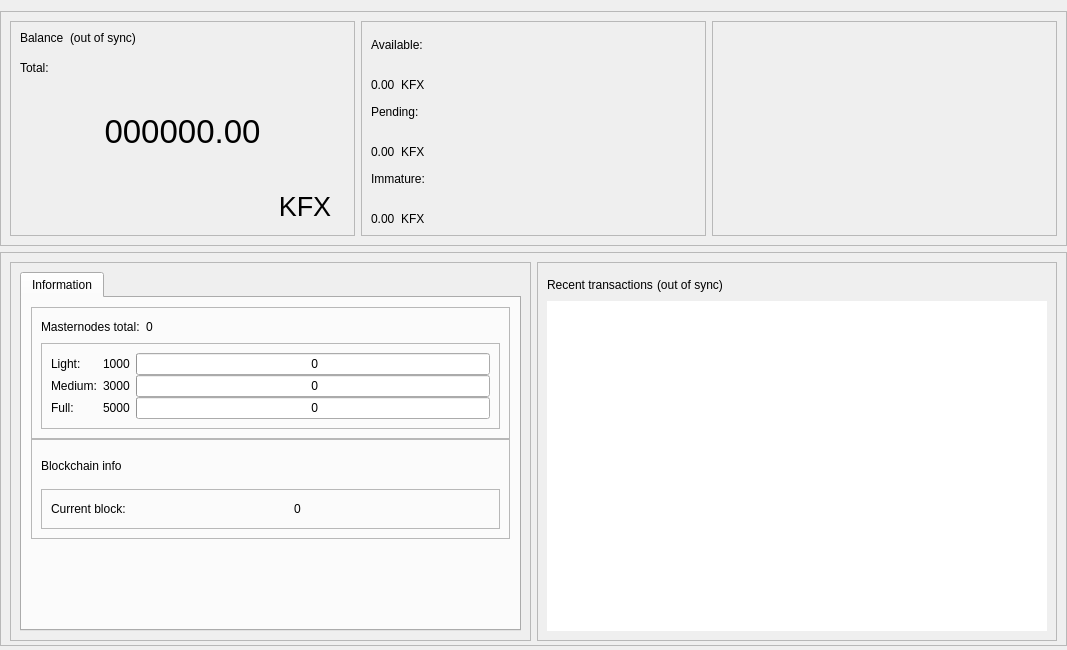
<?xml version="1.0" encoding="UTF-8"?>
<ui version="4.0">
 <class>OverviewPage</class>
 <widget class="QWidget" name="OverviewPage">
  <property name="geometry">
   <rect>
    <x>0</x>
    <y>0</y>
    <width>1067</width>
    <height>650</height>
   </rect>
  </property>
  <property name="minimumSize">
   <size>
    <width>960</width>
    <height>0</height>
   </size>
  </property>
  <property name="windowTitle">
   <string>Form</string>
  </property>
  <layout class="QVBoxLayout" name="topLayout">
   <property name="leftMargin">
    <number>0</number>
   </property>
   <property name="rightMargin">
    <number>0</number>
   </property>
   <property name="bottomMargin">
    <number>4</number>
   </property>
   <item>
    <layout class="QVBoxLayout" name="verticalLayout_main">
     <property name="sizeConstraint">
      <enum>QLayout::SetDefaultConstraint</enum>
     </property>
     <property name="leftMargin">
      <number>0</number>
     </property>
     <property name="rightMargin">
      <number>0</number>
     </property>
     <item>
      <widget class="QFrame" name="frame_blue">
       <property name="enabled">
        <bool>true</bool>
       </property>
       <property name="sizePolicy">
        <sizepolicy hsizetype="Preferred" vsizetype="Preferred">
         <horstretch>0</horstretch>
         <verstretch>0</verstretch>
        </sizepolicy>
       </property>
       <property name="minimumSize">
        <size>
         <width>1065</width>
         <height>220</height>
        </size>
       </property>
       <property name="maximumSize">
        <size>
         <width>16777215</width>
         <height>16777215</height>
        </size>
       </property>
       <property name="sizeIncrement">
        <size>
         <width>0</width>
         <height>0</height>
        </size>
       </property>
       <property name="baseSize">
        <size>
         <width>0</width>
         <height>500</height>
        </size>
       </property>
       <property name="frameShape">
        <enum>QFrame::StyledPanel</enum>
       </property>
       <property name="frameShadow">
        <enum>QFrame::Raised</enum>
       </property>
       <layout class="QHBoxLayout" name="horizontalLayout">
        <item>
         <widget class="QFrame" name="frame_blue_1">
          <property name="minimumSize">
           <size>
            <width>345</width>
            <height>200</height>
           </size>
          </property>
          <property name="maximumSize">
           <size>
            <width>16777215</width>
            <height>16777215</height>
           </size>
          </property>
          <property name="frameShape">
           <enum>QFrame::StyledPanel</enum>
          </property>
          <property name="frameShadow">
           <enum>QFrame::Raised</enum>
          </property>
          <layout class="QHBoxLayout" name="horizontalLayout_2">
           <item>
            <layout class="QVBoxLayout" name="verticalLayout">
             <item>
              <layout class="QHBoxLayout" name="horizontalLayout_3">
               <property name="spacing">
                <number>6</number>
               </property>
               <property name="sizeConstraint">
                <enum>QLayout::SetFixedSize</enum>
               </property>
               <item>
                <widget class="QLabel" name="label_5">
                 <property name="minimumSize">
                  <size>
                   <width>0</width>
                   <height>24</height>
                  </size>
                 </property>
                 <property name="maximumSize">
                  <size>
                   <width>16777215</width>
                   <height>24</height>
                  </size>
                 </property>
                 <property name="text">
                  <string>Balance</string>
                 </property>
                 <property name="alignment">
                  <set>Qt::AlignLeading|Qt::AlignLeft|Qt::AlignTop</set>
                 </property>
                </widget>
               </item>
               <item>
                <widget class="QLabel" name="labelWalletStatus">
                 <property name="minimumSize">
                  <size>
                   <width>0</width>
                   <height>24</height>
                  </size>
                 </property>
                 <property name="maximumSize">
                  <size>
                   <width>16777215</width>
                   <height>24</height>
                  </size>
                 </property>
                 <property name="text">
                  <string>(out of sync)</string>
                 </property>
                 <property name="alignment">
                  <set>Qt::AlignLeading|Qt::AlignLeft|Qt::AlignTop</set>
                 </property>
                </widget>
               </item>
               <item>
                <spacer name="horizontalSpacer">
                 <property name="orientation">
                  <enum>Qt::Horizontal</enum>
                 </property>
                 <property name="sizeHint" stdset="0">
                  <size>
                   <width>40</width>
                   <height>20</height>
                  </size>
                 </property>
                </spacer>
               </item>
              </layout>
             </item>
             <item>
              <widget class="QLabel" name="labelTotalText">
               <property name="maximumSize">
                <size>
                 <width>16777215</width>
                 <height>15</height>
                </size>
               </property>
               <property name="text">
                <string>Total:</string>
               </property>
              </widget>
             </item>
             <item>
              <widget class="QLabel" name="labelTotal">
               <property name="sizePolicy">
                <sizepolicy hsizetype="Preferred" vsizetype="Preferred">
                 <horstretch>0</horstretch>
                 <verstretch>0</verstretch>
                </sizepolicy>
               </property>
               <property name="minimumSize">
                <size>
                 <width>0</width>
                 <height>100</height>
                </size>
               </property>
               <property name="maximumSize">
                <size>
                 <width>16777215</width>
                 <height>100</height>
                </size>
               </property>
               <property name="font">
                <font>
                 <pointsize>25</pointsize>
                 <weight>50</weight>
                 <bold>false</bold>
                </font>
               </property>
               <property name="mouseTracking">
                <bool>false</bool>
               </property>
               <property name="text">
                <string>000000.00</string>
               </property>
               <property name="alignment">
                <set>Qt::AlignCenter</set>
               </property>
              </widget>
             </item>
             <item>
              <layout class="QHBoxLayout" name="horizontalLayout_11">
               <item>
                <spacer name="horizontalSpacer_8">
                 <property name="orientation">
                  <enum>Qt::Horizontal</enum>
                 </property>
                 <property name="sizeHint" stdset="0">
                  <size>
                   <width>40</width>
                   <height>20</height>
                  </size>
                 </property>
                </spacer>
               </item>
               <item>
                <widget class="QPushButton" name="blabel_KnoxFS">
                 <property name="font">
                  <font>
                   <pointsize>20</pointsize>
                   <italic>false</italic>
                   <kerning>true</kerning>
                  </font>
                 </property>
                 <property name="cursor">
                  <cursorShape>PointingHandCursor</cursorShape>
                 </property>
                 <property name="text">
                  <string>KFX</string>
                 </property>
                 <property name="flat">
                  <bool>true</bool>
                 </property>
                </widget>
               </item>
              </layout>
             </item>
            </layout>
           </item>
          </layout>
         </widget>
        </item>
        <item>
         <widget class="QFrame" name="frame_blue_2">
          <property name="minimumSize">
           <size>
            <width>345</width>
            <height>200</height>
           </size>
          </property>
          <property name="maximumSize">
           <size>
            <width>16777215</width>
            <height>16777215</height>
           </size>
          </property>
          <property name="frameShape">
           <enum>QFrame::StyledPanel</enum>
          </property>
          <property name="frameShadow">
           <enum>QFrame::Raised</enum>
          </property>
          <layout class="QVBoxLayout" name="verticalLayout_3">
           <item>
            <layout class="QVBoxLayout" name="verticalLayout_2">
             <item>
              <widget class="QLabel" name="labelBalanceText">
               <property name="text">
                <string>Available:</string>
               </property>
              </widget>
             </item>
             <item>
              <layout class="QHBoxLayout" name="horizontalLayout_4">
               <item>
                <widget class="QLabel" name="labelBalance">
                 <property name="text">
                  <string>0.00</string>
                 </property>
                 <property name="alignment">
                  <set>Qt::AlignBottom|Qt::AlignLeading|Qt::AlignLeft</set>
                 </property>
                </widget>
               </item>
               <item>
                <widget class="QLabel" name="label_KnoxFS2">
                 <property name="text">
                  <string>KFX</string>
                 </property>
                 <property name="alignment">
                  <set>Qt::AlignBottom|Qt::AlignLeading|Qt::AlignLeft</set>
                 </property>
                </widget>
               </item>
               <item>
                <spacer name="horizontalSpacer_3">
                 <property name="orientation">
                  <enum>Qt::Horizontal</enum>
                 </property>
                 <property name="sizeHint" stdset="0">
                  <size>
                   <width>40</width>
                   <height>20</height>
                  </size>
                 </property>
                </spacer>
               </item>
              </layout>
             </item>
             <item>
              <widget class="QLabel" name="labelPendingText">
               <property name="text">
                <string>Pending:</string>
               </property>
              </widget>
             </item>
             <item>
              <layout class="QHBoxLayout" name="horizontalLayout_5">
               <item>
                <widget class="QLabel" name="labelUnconfirmed">
                 <property name="text">
                  <string>0.00</string>
                 </property>
                 <property name="alignment">
                  <set>Qt::AlignBottom|Qt::AlignLeading|Qt::AlignLeft</set>
                 </property>
                </widget>
               </item>
               <item>
                <widget class="QLabel" name="label_KnoxFS3">
                 <property name="text">
                  <string>KFX</string>
                 </property>
                 <property name="alignment">
                  <set>Qt::AlignBottom|Qt::AlignLeading|Qt::AlignLeft</set>
                 </property>
                </widget>
               </item>
               <item>
                <spacer name="horizontalSpacer_4">
                 <property name="orientation">
                  <enum>Qt::Horizontal</enum>
                 </property>
                 <property name="sizeHint" stdset="0">
                  <size>
                   <width>40</width>
                   <height>20</height>
                  </size>
                 </property>
                </spacer>
               </item>
              </layout>
             </item>
             <item>
              <widget class="QLabel" name="labelImmatureText">
               <property name="text">
                <string>Immature:</string>
               </property>
              </widget>
             </item>
             <item>
              <layout class="QHBoxLayout" name="horizontalLayout_6">
               <item>
                <widget class="QLabel" name="labelImmature">
                 <property name="text">
                  <string>0.00</string>
                 </property>
                 <property name="alignment">
                  <set>Qt::AlignBottom|Qt::AlignLeading|Qt::AlignLeft</set>
                 </property>
                </widget>
               </item>
               <item>
                <widget class="QLabel" name="label_KnoxFS4">
                 <property name="text">
                  <string>KFX</string>
                 </property>
                 <property name="alignment">
                  <set>Qt::AlignBottom|Qt::AlignLeading|Qt::AlignLeft</set>
                 </property>
                </widget>
               </item>
               <item>
                <spacer name="horizontalSpacer_5">
                 <property name="orientation">
                  <enum>Qt::Horizontal</enum>
                 </property>
                 <property name="sizeHint" stdset="0">
                  <size>
                   <width>40</width>
                   <height>20</height>
                  </size>
                 </property>
                </spacer>
               </item>
              </layout>
             </item>
            </layout>
           </item>
          </layout>
         </widget>
        </item>
        <item>
         <spacer name="horizontalSpacer_9">
          <property name="orientation">
           <enum>Qt::Horizontal</enum>
          </property>
          <property name="sizeHint" stdset="0">
           <size>
            <width>40</width>
            <height>20</height>
           </size>
          </property>
         </spacer>
        </item>
        <item>
         <widget class="QFrame" name="frame_blue_3">
          <property name="minimumSize">
           <size>
            <width>345</width>
            <height>200</height>
           </size>
          </property>
          <property name="maximumSize">
           <size>
            <width>16777215</width>
            <height>16777215</height>
           </size>
          </property>
          <property name="frameShape">
           <enum>QFrame::StyledPanel</enum>
          </property>
          <property name="frameShadow">
           <enum>QFrame::Raised</enum>
          </property>
          <layout class="QVBoxLayout" name="verticalLayout_5">
           <item>
            <layout class="QVBoxLayout" name="verticalLayout_4"/>
           </item>
          </layout>
         </widget>
        </item>
       </layout>
      </widget>
     </item>
     <item>
      <widget class="QFrame" name="frame_bottom">
       <property name="minimumSize">
        <size>
         <width>0</width>
         <height>100</height>
        </size>
       </property>
       <property name="maximumSize">
        <size>
         <width>16777215</width>
         <height>16777215</height>
        </size>
       </property>
       <property name="frameShape">
        <enum>QFrame::StyledPanel</enum>
       </property>
       <property name="frameShadow">
        <enum>QFrame::Raised</enum>
       </property>
       <layout class="QHBoxLayout" name="horizontalLayout_7">
        <property name="bottomMargin">
         <number>4</number>
        </property>
        <item>
         <widget class="QFrame" name="frame_bottom_1">
          <property name="minimumSize">
           <size>
            <width>355</width>
            <height>100</height>
           </size>
          </property>
          <property name="maximumSize">
           <size>
            <width>16777215</width>
            <height>16777215</height>
           </size>
          </property>
          <property name="frameShape">
           <enum>QFrame::StyledPanel</enum>
          </property>
          <property name="frameShadow">
           <enum>QFrame::Raised</enum>
          </property>
          <layout class="QVBoxLayout" name="verticalLayout_9">
           <property name="bottomMargin">
            <number>9</number>
           </property>
           <item>
            <layout class="QVBoxLayout" name="verticalLayout_7">
             <item>
              <widget class="QTabWidget" name="AdditionalFeatures">
               <property name="currentIndex">
                <number>1</number>
               </property>
               <property name="tabBarAutoHide">
                <bool>false</bool>
               </property>
               <widget class="QWidget" name="TabInformation">
                <attribute name="title">
                 <string>Information</string>
                </attribute>
                <layout class="QVBoxLayout" name="verticalLayout_13">
                 <item>
                  <layout class="QVBoxLayout" name="verticalLayout_11">
                   <property name="spacing">
                    <number>0</number>
                   </property>
                   <item>
                    <layout class="QVBoxLayout" name="verticalLayout_16"/>
                   </item>
                   <item>
                    <widget class="QFrame" name="frameMnInfo">
                     <property name="minimumSize">
                      <size>
                       <width>0</width>
                       <height>100</height>
                      </size>
                     </property>
                     <property name="frameShape">
                      <enum>QFrame::StyledPanel</enum>
                     </property>
                     <property name="frameShadow">
                      <enum>QFrame::Raised</enum>
                     </property>
                     <layout class="QVBoxLayout" name="verticalLayout_17">
                      <item>
                       <layout class="QHBoxLayout" name="horizontalLayout_9">
                        <item>
                         <widget class="QLabel" name="labelMnTotal">
                          <property name="minimumSize">
                           <size>
                            <width>0</width>
                            <height>0</height>
                           </size>
                          </property>
                          <property name="maximumSize">
                           <size>
                            <width>16777215</width>
                            <height>16777215</height>
                           </size>
                          </property>
                          <property name="text">
                           <string>Masternodes total:</string>
                          </property>
                         </widget>
                        </item>
                        <item>
                         <widget class="QLabel" name="labelMnTotal_Value">
                          <property name="text">
                           <string>0</string>
                          </property>
                         </widget>
                        </item>
                        <item>
                         <spacer name="horizontalSpacer_7">
                          <property name="orientation">
                           <enum>Qt::Horizontal</enum>
                          </property>
                          <property name="sizeHint" stdset="0">
                           <size>
                            <width>40</width>
                            <height>20</height>
                           </size>
                          </property>
                         </spacer>
                        </item>
                       </layout>
                      </item>
                      <item>
                       <widget class="QFrame" name="frameMnInfoLevels">
                        <property name="minimumSize">
                         <size>
                          <width>0</width>
                          <height>80</height>
                         </size>
                        </property>
                        <property name="frameShape">
                         <enum>QFrame::StyledPanel</enum>
                        </property>
                        <property name="frameShadow">
                         <enum>QFrame::Raised</enum>
                        </property>
                        <layout class="QGridLayout" name="gridLayout_2">
                         <property name="horizontalSpacing">
                          <number>6</number>
                         </property>
                         <property name="verticalSpacing">
                          <number>0</number>
                         </property>
                         <item row="0" column="2">
                          <widget class="QProgressBar" name="graphMN1">
                           <property name="minimumSize">
                            <size>
                             <width>0</width>
                             <height>20</height>
                            </size>
                           </property>
                           <property name="maximumSize">
                            <size>
                             <width>16777215</width>
                             <height>16777215</height>
                            </size>
                           </property>
                           <property name="value">
                            <number>0</number>
                           </property>
                           <property name="format">
                            <string> %v</string>
                           </property>
                          </widget>
                         </item>
                         <item row="1" column="2">
                          <widget class="QProgressBar" name="graphMN2">
                           <property name="minimumSize">
                            <size>
                             <width>0</width>
                             <height>20</height>
                            </size>
                           </property>
                           <property name="maximumSize">
                            <size>
                             <width>16777215</width>
                             <height>16777215</height>
                            </size>
                           </property>
                           <property name="value">
                            <number>0</number>
                           </property>
                           <property name="format">
                            <string> %v</string>
                           </property>
                          </widget>
                         </item>
                         <item row="3" column="2">
                          <widget class="QProgressBar" name="graphMN3">
                           <property name="minimumSize">
                            <size>
                             <width>0</width>
                             <height>20</height>
                            </size>
                           </property>
                           <property name="maximumSize">
                            <size>
                             <width>16777215</width>
                             <height>16777215</height>
                            </size>
                           </property>
                           <property name="value">
                            <number>0</number>
                           </property>
                           <property name="format">
                            <string> %v</string>
                           </property>
                          </widget>
                         </item>
                         <item row="1" column="0">
                          <widget class="QLabel" name="label_2">
                           <property name="minimumSize">
                            <size>
                             <width>0</width>
                             <height>0</height>
                            </size>
                           </property>
                           <property name="maximumSize">
                            <size>
                             <width>16777215</width>
                             <height>16777215</height>
                            </size>
                           </property>
                           <property name="text">
                            <string>Medium:</string>
                           </property>
                          </widget>
                         </item>
                         <item row="3" column="0">
                          <widget class="QLabel" name="label_3">
                           <property name="minimumSize">
                            <size>
                             <width>0</width>
                             <height>0</height>
                            </size>
                           </property>
                           <property name="maximumSize">
                            <size>
                             <width>16777215</width>
                             <height>16777215</height>
                            </size>
                           </property>
                           <property name="text">
                            <string>Full:</string>
                           </property>
                          </widget>
                         </item>
                         <item row="0" column="0">
                          <widget class="QLabel" name="label">
                           <property name="minimumSize">
                            <size>
                             <width>0</width>
                             <height>0</height>
                            </size>
                           </property>
                           <property name="maximumSize">
                            <size>
                             <width>16777215</width>
                             <height>16777215</height>
                            </size>
                           </property>
                           <property name="text">
                            <string>Light:</string>
                           </property>
                          </widget>
                         </item>
                         <item row="0" column="1">
                          <widget class="QLabel" name="label_lcolat">
                           <property name="text">
                            <string>1000</string>
                           </property>
                          </widget>
                         </item>
                         <item row="1" column="1">
                          <widget class="QLabel" name="label_mcolat">
                           <property name="text">
                            <string>3000</string>
                           </property>
                          </widget>
                         </item>
                         <item row="3" column="1">
                          <widget class="QLabel" name="label_fcolat">
                           <property name="text">
                            <string>5000</string>
                           </property>
                          </widget>
                         </item>
                        </layout>
                       </widget>
                      </item>
                     </layout>
                    </widget>
                   </item>
                   <item>
                    <widget class="QFrame" name="frameBlockchainInfo">
                     <property name="minimumSize">
                      <size>
                       <width>0</width>
                       <height>100</height>
                      </size>
                     </property>
                     <property name="frameShape">
                      <enum>QFrame::StyledPanel</enum>
                     </property>
                     <property name="frameShadow">
                      <enum>QFrame::Raised</enum>
                     </property>
                     <layout class="QVBoxLayout" name="verticalLayout_18">
                      <item>
                       <widget class="QLabel" name="label_blockchaininfo">
                        <property name="text">
                         <string>Blockchain info</string>
                        </property>
                       </widget>
                      </item>
                      <item>
                       <widget class="QFrame" name="frameBlockchainInfoData">
                        <property name="minimumSize">
                         <size>
                          <width>0</width>
                          <height>0</height>
                         </size>
                        </property>
                        <property name="frameShape">
                         <enum>QFrame::StyledPanel</enum>
                        </property>
                        <property name="frameShadow">
                         <enum>QFrame::Raised</enum>
                        </property>
                        <layout class="QGridLayout" name="gridLayout_3">
                         <property name="verticalSpacing">
                          <number>6</number>
                         </property>
                         <item row="0" column="2">
                          <widget class="QLabel" name="label_CurrentBlock_value">
                           <property name="text">
                            <string>0</string>
                           </property>
                          </widget>
                         </item>
                         <item row="0" column="0">
                          <widget class="QLabel" name="label_CurrentBlock">
                           <property name="minimumSize">
                            <size>
                             <width>0</width>
                             <height>0</height>
                            </size>
                           </property>
                           <property name="maximumSize">
                            <size>
                             <width>16777215</width>
                             <height>16777215</height>
                            </size>
                           </property>
                           <property name="text">
                            <string>Current block:</string>
                           </property>
                          </widget>
                         </item>
                         <item row="0" column="1">
                          <spacer name="horizontalSpacer_6">
                           <property name="orientation">
                            <enum>Qt::Horizontal</enum>
                           </property>
                           <property name="sizeType">
                            <enum>QSizePolicy::Fixed</enum>
                           </property>
                           <property name="sizeHint" stdset="0">
                            <size>
                             <width>40</width>
                             <height>20</height>
                            </size>
                           </property>
                          </spacer>
                         </item>
                        </layout>
                       </widget>
                      </item>
                     </layout>
                    </widget>
                   </item>
                   <item>
                    <spacer name="verticalSpacer_2">
                     <property name="orientation">
                      <enum>Qt::Vertical</enum>
                     </property>
                     <property name="sizeHint" stdset="0">
                      <size>
                       <width>20</width>
                       <height>10</height>
                      </size>
                     </property>
                    </spacer>
                   </item>
                  </layout>
                 </item>
                </layout>
               </widget>
              </widget>
             </item>
            </layout>
           </item>
          </layout>
         </widget>
        </item>
        <item>
         <widget class="QFrame" name="frame_bottom_2">
          <property name="minimumSize">
           <size>
            <width>0</width>
            <height>100</height>
           </size>
          </property>
          <property name="maximumSize">
           <size>
            <width>16777215</width>
            <height>16777215</height>
           </size>
          </property>
          <property name="frameShape">
           <enum>QFrame::StyledPanel</enum>
          </property>
          <property name="frameShadow">
           <enum>QFrame::Raised</enum>
          </property>
          <layout class="QVBoxLayout" name="verticalLayout_10">
           <item>
            <layout class="QVBoxLayout" name="verticalLayout_8">
             <property name="spacing">
              <number>4</number>
             </property>
             <item>
              <layout class="QHBoxLayout" name="horizontalLayout_8">
               <item>
                <widget class="QLabel" name="label_4">
                 <property name="minimumSize">
                  <size>
                   <width>0</width>
                   <height>25</height>
                  </size>
                 </property>
                 <property name="maximumSize">
                  <size>
                   <width>16777215</width>
                   <height>25</height>
                  </size>
                 </property>
                 <property name="text">
                  <string>Recent transactions</string>
                 </property>
                </widget>
               </item>
               <item>
                <widget class="QLabel" name="labelTransactionsStatus">
                 <property name="text">
                  <string>(out of sync)</string>
                 </property>
                </widget>
               </item>
               <item>
                <spacer name="horizontalSpacer_2">
                 <property name="orientation">
                  <enum>Qt::Horizontal</enum>
                 </property>
                 <property name="sizeHint" stdset="0">
                  <size>
                   <width>40</width>
                   <height>20</height>
                  </size>
                 </property>
                </spacer>
               </item>
              </layout>
             </item>
             <item>
              <widget class="QListView" name="listTransactions">
               <property name="sizePolicy">
                <sizepolicy hsizetype="Expanding" vsizetype="Expanding">
                 <horstretch>0</horstretch>
                 <verstretch>0</verstretch>
                </sizepolicy>
               </property>
               <property name="maximumSize">
                <size>
                 <width>16777215</width>
                 <height>600</height>
                </size>
               </property>
               <property name="styleSheet">
                <string notr="true"/>
               </property>
               <property name="frameShape">
                <enum>QFrame::NoFrame</enum>
               </property>
               <property name="verticalScrollBarPolicy">
                <enum>Qt::ScrollBarAlwaysOff</enum>
               </property>
               <property name="horizontalScrollBarPolicy">
                <enum>Qt::ScrollBarAlwaysOff</enum>
               </property>
               <property name="alternatingRowColors">
                <bool>true</bool>
               </property>
              </widget>
             </item>
            </layout>
           </item>
          </layout>
         </widget>
        </item>
       </layout>
      </widget>
     </item>
    </layout>
   </item>
  </layout>
 </widget>
 <resources/>
 <connections/>
</ui>
